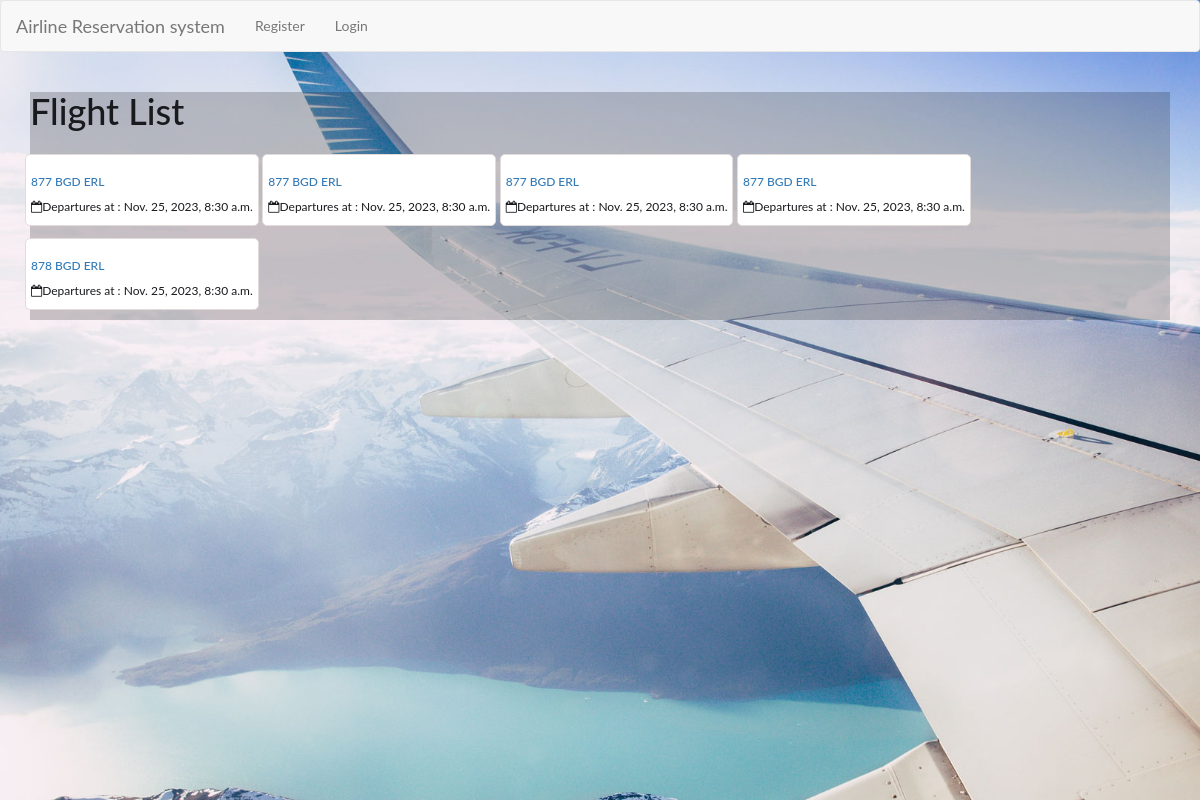
/flight_list/, run on an earlier commit of the app's database.
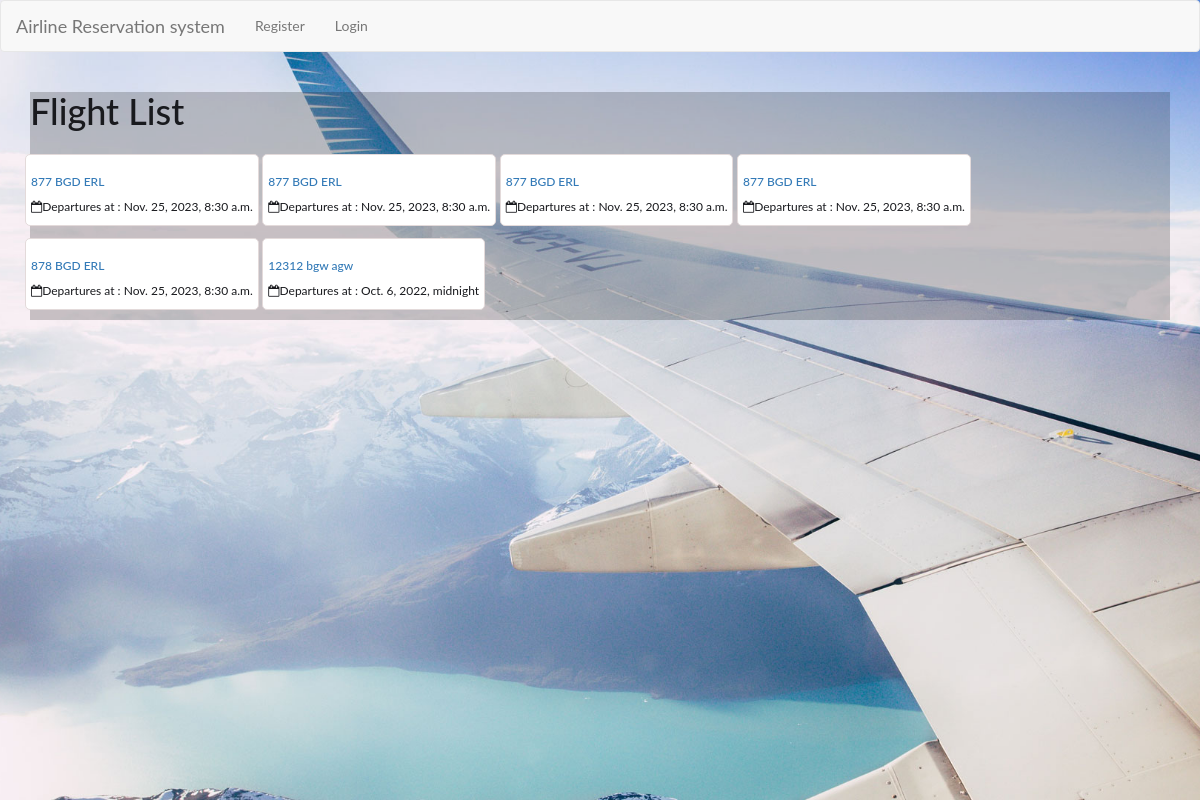
And on a later commit of the database.
### flights/models.py (models this page shows, shortened)
class Flight(models.Model):
    flight_number = models.CharField(max_length=10)
    departure_airport = models.CharField(max_length=3)
    arrival_airport = models.CharField(max_length=3)
    available_seats = models.PositiveIntegerField(default=125)
    max_seats = models.PositiveIntegerField(default=125)
    ticket_price = models.DecimalField(max_digits=10, decimal_places=2)
    departure_time = models.DateTimeField()
    arrival_time = models.DateTimeField()

### flights/views.py (the view)
# urls.py: path('flight_list/', views.flight_list, name='flight_list'),
def flight_list(request):
    flights = Flight.objects.all()
    context={
      'flights':flights
    }
    return render(request, 'flight_list.html', context)

### flights/templates/flight_list.html (shortened to what this page needs)
<!DOCTYPE html>
<head>
                 <link rel="stylesheet" href="https://cdnjs.cloudflare.com/ajax/libs/jquery/3.2.1/jquery.min.js">
    <link rel="stylesheet" href="https://cdnjs.cloudflare.com/ajax/libs/font-awesome/4.7.0/css/font-awesome.min.css">
    {% load static %}
    <link type="text/css" rel="stylesheet" href="{% static 'style.css' %}" />
</head>
<body>
<div id="booking" class="section">
    {% include "Header.html" %}
    <div class="container align-items-center justify-content-center">
        <div class="card">
        <div class="card-body  align-items-center justify-content-center" style="background-color: rgba(0, 0, 0, 0.2);">
                    <h1>Flight List</h1>
        <div class="row">
            <div class="col-md-12">
                <div class="mt-3">
                    <ul class="list list-inline">
                                {% for flight in flights %}
                                                        <li class="d-flex justify-content-between">
                            <div class="d-flex flex-row align-items-center">
                                <div class="ml-2">
                                    <a href="{% url 'flight_detail' flight.id %}">
                                        <h6 class="mb-0">{{flight.flight_number}} {{flight.departure_airport}} {{flight.arrival_airport}}</h6>
                                    </a>
                                    <div class="d-flex flex-row mt-1 text-black-50 date-time">
                                        <div><i class="fa fa-calendar-o"></i><span class="ml-2">Departures at : {{flight.departure_time}}</span></div>
                                    </div>
                                </div>
                            </div>
                        </li>
                                {% endfor %}
                    </ul>
                </div>
            </div>
        </div>
        </div>
    </div>
    </div>
</body>
</html>

What changed in the data, as far as the page shows it:
added Flight: flight_number "12312", departure_airport "bgw", arrival_airport "agw", departure_time "Oct. 6, 2022, midnight"
